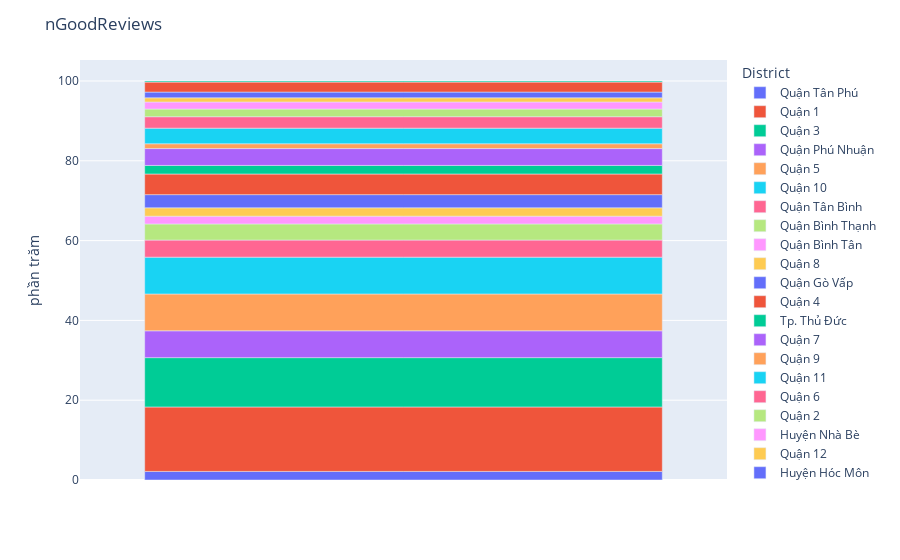
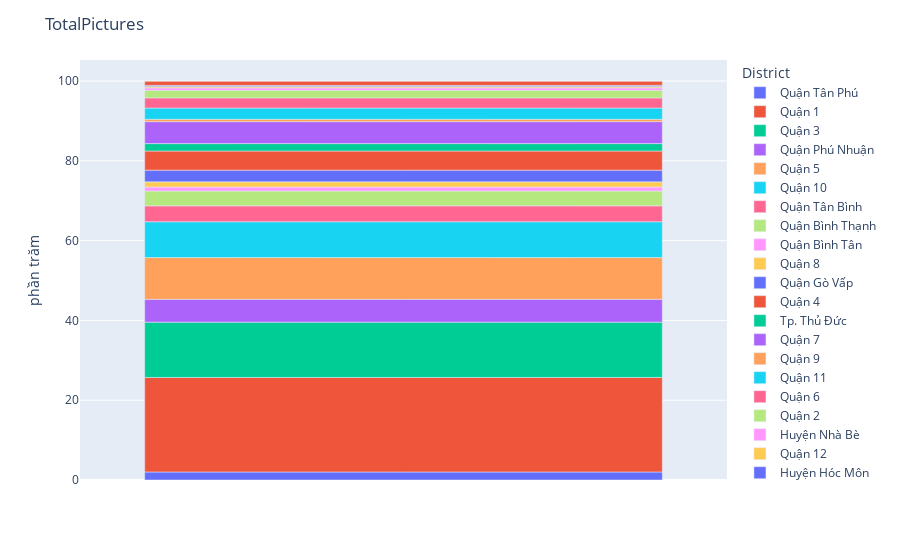
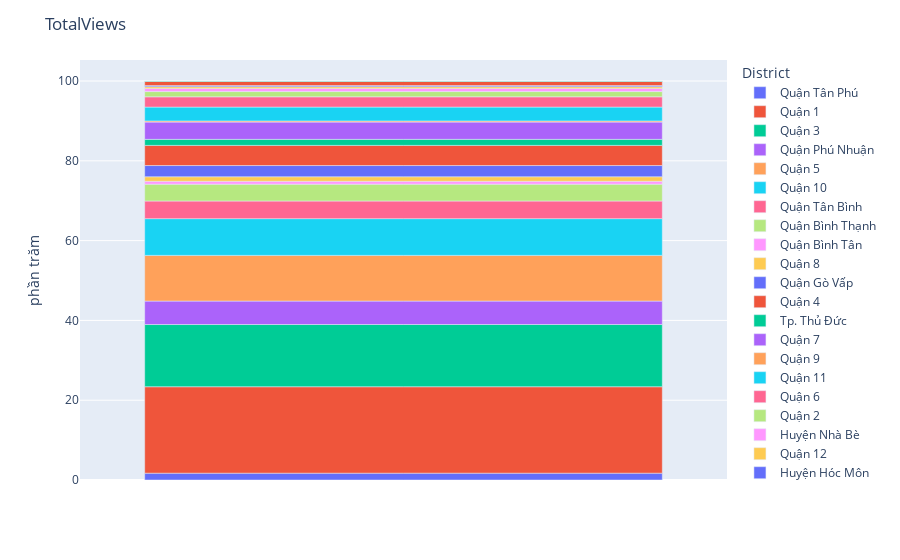
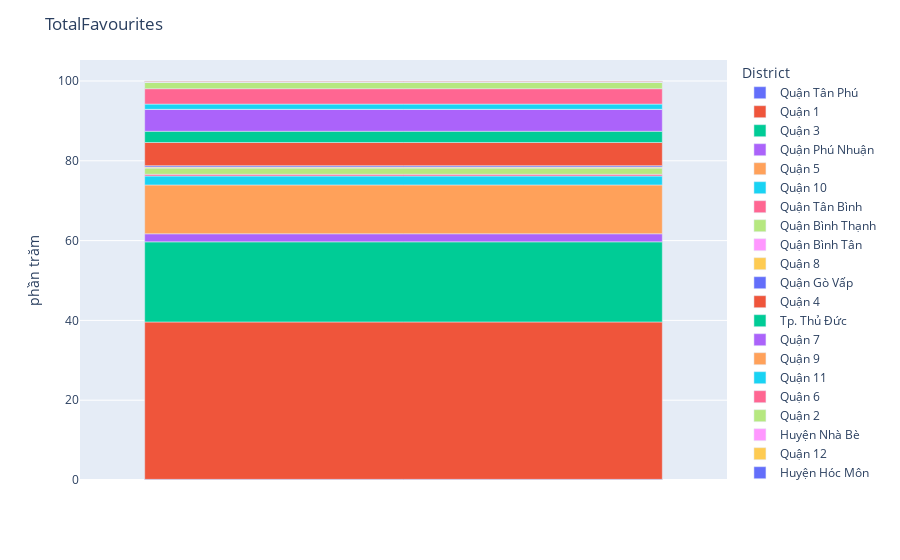

Notebook source saved alongside these figures, in order:
### Code cell
district_visualization(test)

### Figure 1 — Plotly figure (JSON) as saved in the notebook; plotly's stock layout.template omitted (floating-point values rounded to 4 significant figures)
{"data": [{"alignmentgroup": "True", "hovertemplate": "District=Quận Tân Phú<br>=%{x}<br>phần trăm=%{y}<extra></extra>", "legendgroup": "Quận Tân Phú", "marker": {"color": "#636efa", "pattern": {"shape": ""}}, "name": "Quận Tân Phú", "offsetgroup": "Quận Tân Phú", "orientation": "v", "showlegend": true, "textposition": "auto", "type": "bar", "x": [""], "xaxis": "x", "y": [2.15], "yaxis": "y"}, {"alignmentgroup": "True", "hovertemplate": "District=Quận 1<br>=%{x}<br>phần trăm=%{y}<extra></extra>", "legendgroup": "Quận 1", "marker": {"color": "#EF553B", "pattern": {"shape": ""}}, "name": "Quận 1", "offsetgroup": "Quận 1", "orientation": "v", "showlegend": true, "textposition": "auto", "type": "bar", "x": [""], "xaxis": "x", "y": [16.15], "yaxis": "y"}, {"alignmentgroup": "True", "hovertemplate": "District=Quận 3<br>=%{x}<br>phần trăm=%{y}<extra></extra>", "legendgroup": "Quận 3", "marker": {"color": "#00cc96", "pattern": {"shape": ""}}, "name": "Quận 3", "offsetgroup": "Quận 3", "orientation": "v", "showlegend": true, "textposition": "auto", "type": "bar", "x": [""], "xaxis": "x", "y": [12.37], "yaxis": "y"}, {"alignmentgroup": "True", "hovertemplate": "District=Quận Phú Nhuận<br>=%{x}<br>phần trăm=%{y}<extra></extra>", "legendgroup": "Quận Phú Nhuận", "marker": {"color": "#ab63fa", "pattern": {"shape": ""}}, "name": "Quận Phú Nhuận", "offsetgroup": "Quận Phú Nhuận", "orientation": "v", "showlegend": true, "textposition": "auto", "type": "bar", "x": [""], "xaxis": "x", "y": [6.72], "yaxis": "y"}, {"alignmentgroup": "True", "hovertemplate": "District=Quận 5<br>=%{x}<br>phần trăm=%{y}<extra></extra>", "legendgroup": "Quận 5", "marker": {"color": "#FFA15A", "pattern": {"shape": ""}}, "name": "Quận 5", "offsetgroup": "Quận 5", "orientation": "v", "showlegend": true, "textposition": "auto", "type": "bar", "x": [""], "xaxis": "x", "y": [9.23], "yaxis": "y"}, {"alignmentgroup": "True", "hovertemplate": "District=Quận 10<br>=%{x}<br>phần trăm=%{y}<extra></extra>", "legendgroup": "Quận 10", "marker": {"color": "#19d3f3", "pattern": {"shape": ""}}, "name": "Quận 10", "offsetgroup": "Quận 10", "orientation": "v", "showlegend": true, "textposition": "auto", "type": "bar", "x": [""], "xaxis": "x", "y": [9.23], "yaxis": "y"}, {"alignmentgroup": "True", "hovertemplate": "District=Quận Tân Bình<br>=%{x}<br>phần trăm=%{y}<extra></extra>", "legendgroup": "Quận Tân Bình", "marker": {"color": "#FF6692", "pattern": {"shape": ""}}, "name": "Quận Tân Bình", "offsetgroup": "Quận Tân Bình", "orientation": "v", "showlegend": true, "textposition": "auto", "type": "bar", "x": [""], "xaxis": "x", "y": [4.28], "yaxis": "y"}, {"alignmentgroup": "True", "hovertemplate": "District=Quận Bình Thạnh<br>=%{x}<br>phần trăm=%{y}<extra></extra>", "legendgroup": "Quận Bình Thạnh", "marker": {"color": "#B6E880", "pattern": {"shape": ""}}, "name": "Quận Bình Thạnh", "offsetgroup": "Quận Bình Thạnh", "orientation": "v", "showlegend": true, "textposition": "auto", "type": "bar", "x": [""], "xaxis": "x", "y": [4.04], "yaxis": "y"}, {"alignmentgroup": "True", "hovertemplate": "District=Quận Bình Tân<br>=%{x}<br>phần trăm=%{y}<extra></extra>", "legendgroup": "Quận Bình Tân", "marker": {"color": "#FF97FF", "pattern": {"shape": ""}}, "name": "Quận Bình Tân", "offsetgroup": "Quận Bình Tân", "orientation": "v", "showlegend": true, "textposition": "auto", "type": "bar", "x": [""], "xaxis": "x", "y": [1.95], "yaxis": "y"}, {"alignmentgroup": "True", "hovertemplate": "District=Quận 8<br>=%{x}<br>phần trăm=%{y}<extra></extra>", "legendgroup": "Quận 8", "marker": {"color": "#FECB52", "pattern": {"shape": ""}}, "name": "Quận 8", "offsetgroup": "Quận 8", "orientation": "v", "showlegend": true, "textposition": "auto", "type": "bar", "x": [""], "xaxis": "x", "y": [2.1], "yaxis": "y"}, {"alignmentgroup": "True", "hovertemplate": "District=Quận Gò Vấp<br>=%{x}<br>phần trăm=%{y}<extra></extra>", "legendgroup": "Quận Gò Vấp", "marker": {"color": "#636efa", "pattern": {"shape": ""}}, "name": "Quận Gò Vấp", "offsetgroup": "Quận Gò Vấp", "orientation": "v", "showlegend": true, "textposition": "auto", "type": "bar", "x": [""], "xaxis": "x", "y": [3.3], "yaxis": "y"}, {"alignmentgroup": "True", "hovertemplate": "District=Quận 4<br>=%{x}<br>phần trăm=%{y}<extra></extra>", "legendgroup": "Quận 4", "marker": {"color": "#EF553B", "pattern": {"shape": ""}}, "name": "Quận 4", "offsetgroup": "Quận 4", "orientation": "v", "showlegend": true, "textposition": "auto", "type": "bar", "x": [""], "xaxis": "x", "y": [5.17], "yaxis": "y"}, {"alignmentgroup": "True", "hovertemplate": "District=Tp. Thủ Đức<br>=%{x}<br>phần trăm=%{y}<extra></extra>", "legendgroup": "Tp. Thủ Đức", "marker": {"color": "#00cc96", "pattern": {"shape": ""}}, "name": "Tp. Thủ Đức", "offsetgroup": "Tp. Thủ Đức", "orientation": "v", "showlegend": true, "textposition": "auto", "type": "bar", "x": [""], "xaxis": "x", "y": [2.15], "yaxis": "y"}, {"alignmentgroup": "True", "hovertemplate": "District=Quận 7<br>=%{x}<br>phần trăm=%{y}<extra></extra>", "legendgroup": "Quận 7", "marker": {"color": "#ab63fa", "pattern": {"shape": ""}}, "name": "Quận 7", "offsetgroup": "Quận 7", "orientation": "v", "showlegend": true, "textposition": "auto", "type": "bar", "x": [""], "xaxis": "x", "y": [4.22], "yaxis": "y"}, {"alignmentgroup": "True", "hovertemplate": "District=Quận 9<br>=%{x}<br>phần trăm=%{y}<extra></extra>", "legendgroup": "Quận 9", "marker": {"color": "#FFA15A", "pattern": {"shape": ""}}, "name": "Quận 9", "offsetgroup": "Quận 9", "orientation": "v", "showlegend": true, "textposition": "auto", "type": "bar", "x": [""], "xaxis": "x", "y": [1.21], "yaxis": "y"}, {"alignmentgroup": "True", "hovertemplate": "District=Quận 11<br>=%{x}<br>phần trăm=%{y}<extra></extra>", "legendgroup": "Quận 11", "marker": {"color": "#19d3f3", "pattern": {"shape": ""}}, "name": "Quận 11", "offsetgroup": "Quận 11", "orientation": "v", "showlegend": true, "textposition": "auto", "type": "bar", "x": [""], "xaxis": "x", "y": [3.91], "yaxis": "y"}, {"alignmentgroup": "True", "hovertemplate": "District=Quận 6<br>=%{x}<br>phần trăm=%{y}<extra></extra>", "legendgroup": "Quận 6", "marker": {"color": "#FF6692", "pattern": {"shape": ""}}, "name": "Quận 6", "offsetgroup": "Quận 6", "orientation": "v", "showlegend": true, "textposition": "auto", "type": "bar", "x": [""], "xaxis": "x", "y": [2.87], "yaxis": "y"}, {"alignmentgroup": "True", "hovertemplate": "District=Quận 2<br>=%{x}<br>phần trăm=%{y}<extra></extra>", "legendgroup": "Quận 2", "marker": {"color": "#B6E880", "pattern": {"shape": ""}}, "name": "Quận 2", "offsetgroup": "Quận 2", "orientation": "v", "showlegend": true, "textposition": "auto", "type": "bar", "x": [""], "xaxis": "x", "y": [1.92], "yaxis": "y"}, {"alignmentgroup": "True", "hovertemplate": "District=Huyện Nhà Bè<br>=%{x}<br>phần trăm=%{y}<extra></extra>", "legendgroup": "Huyện Nhà Bè", "marker": {"color": "#FF97FF", "pattern": {"shape": ""}}, "name": "Huyện Nhà Bè", "offsetgroup": "Huyện Nhà Bè", "orientation": "v", "showlegend": true, "textposition": "auto", "type": "bar", "x": [""], "xaxis": "x", "y": [1.77], "yaxis": "y"}, {"alignmentgroup": "True", "hovertemplate": "District=Quận 12<br>=%{x}<br>phần trăm=%{y}<extra></extra>", "legendgroup": "Quận 12", "marker": {"color": "#FECB52", "pattern": {"shape": ""}}, "name": "Quận 12", "offsetgroup": "Quận 12", "orientation": "v", "showlegend": true, "textposition": "auto", "type": "bar", "x": [""], "xaxis": "x", "y": [1.05], "yaxis": "y"}, {"alignmentgroup": "True", "hovertemplate": "District=Huyện Hóc Môn<br>=%{x}<br>phần trăm=%{y}<extra></extra>", "legendgroup": "Huyện Hóc Môn", "marker": {"color": "#636efa", "pattern": {"shape": ""}}, "name": "Huyện Hóc Môn", "offsetgroup": "Huyện Hóc Môn", "orientation": "v", "showlegend": true, "textposition": "auto", "type": "bar", "x": [""], "xaxis": "x", "y": [1.43], "yaxis": "y"}, {"alignmentgroup": "True", "hovertemplate": "District=Huyện Bình Chánh<br>=%{x}<br>phần trăm=%{y}<extra></extra>", "legendgroup": "Huyện Bình Chánh", "marker": {"color": "#EF553B", "pattern": {"shape": ""}}, "name": "Huyện Bình Chánh", "offsetgroup": "Huyện Bình Chánh", "orientation": "v", "showlegend": true, "textposition": "auto", "type": "bar", "x": [""], "xaxis": "x", "y": [2.5], "yaxis": "y"}, {"alignmentgroup": "True", "hovertemplate": "District=Huyện Củ Chi<br>=%{x}<br>phần trăm=%{y}<extra></extra>", "legendgroup": "Huyện Củ Chi", "marker": {"color": "#00cc96", "pattern": {"shape": ""}}, "name": "Huyện Củ Chi", "offsetgroup": "Huyện Củ Chi", "orientation": "v", "showlegend": true, "textposition": "auto", "type": "bar", "x": [""], "xaxis": "x", "y": [0.28], "yaxis": "y"}], "layout": {"barmode": "relative", "legend": {"title": {"text": "District"}, "tracegroupgap": 0}, "margin": {"t": 60}, "title": {"text": "nGoodReviews"}, "xaxis": {"anchor": "y", "domain": [0, 1], "title": {"text": ""}}, "yaxis": {"anchor": "x", "domain": [0, 1], "title": {"text": "phần trăm"}}}}

### Figure 2 — Plotly figure (JSON) as saved in the notebook; plotly's stock layout.template omitted (floating-point values rounded to 4 significant figures)
{"data": [{"alignmentgroup": "True", "hovertemplate": "District=Quận Tân Phú<br>=%{x}<br>phần trăm=%{y}<extra></extra>", "legendgroup": "Quận Tân Phú", "marker": {"color": "#636efa", "pattern": {"shape": ""}}, "name": "Quận Tân Phú", "offsetgroup": "Quận Tân Phú", "orientation": "v", "showlegend": true, "textposition": "auto", "type": "bar", "x": [""], "xaxis": "x", "y": [2.01], "yaxis": "y"}, {"alignmentgroup": "True", "hovertemplate": "District=Quận 1<br>=%{x}<br>phần trăm=%{y}<extra></extra>", "legendgroup": "Quận 1", "marker": {"color": "#EF553B", "pattern": {"shape": ""}}, "name": "Quận 1", "offsetgroup": "Quận 1", "orientation": "v", "showlegend": true, "textposition": "auto", "type": "bar", "x": [""], "xaxis": "x", "y": [23.68], "yaxis": "y"}, {"alignmentgroup": "True", "hovertemplate": "District=Quận 3<br>=%{x}<br>phần trăm=%{y}<extra></extra>", "legendgroup": "Quận 3", "marker": {"color": "#00cc96", "pattern": {"shape": ""}}, "name": "Quận 3", "offsetgroup": "Quận 3", "orientation": "v", "showlegend": true, "textposition": "auto", "type": "bar", "x": [""], "xaxis": "x", "y": [13.88], "yaxis": "y"}, {"alignmentgroup": "True", "hovertemplate": "District=Quận Phú Nhuận<br>=%{x}<br>phần trăm=%{y}<extra></extra>", "legendgroup": "Quận Phú Nhuận", "marker": {"color": "#ab63fa", "pattern": {"shape": ""}}, "name": "Quận Phú Nhuận", "offsetgroup": "Quận Phú Nhuận", "orientation": "v", "showlegend": true, "textposition": "auto", "type": "bar", "x": [""], "xaxis": "x", "y": [5.72], "yaxis": "y"}, {"alignmentgroup": "True", "hovertemplate": "District=Quận 5<br>=%{x}<br>phần trăm=%{y}<extra></extra>", "legendgroup": "Quận 5", "marker": {"color": "#FFA15A", "pattern": {"shape": ""}}, "name": "Quận 5", "offsetgroup": "Quận 5", "orientation": "v", "showlegend": true, "textposition": "auto", "type": "bar", "x": [""], "xaxis": "x", "y": [10.46], "yaxis": "y"}, {"alignmentgroup": "True", "hovertemplate": "District=Quận 10<br>=%{x}<br>phần trăm=%{y}<extra></extra>", "legendgroup": "Quận 10", "marker": {"color": "#19d3f3", "pattern": {"shape": ""}}, "name": "Quận 10", "offsetgroup": "Quận 10", "orientation": "v", "showlegend": true, "textposition": "auto", "type": "bar", "x": [""], "xaxis": "x", "y": [8.98], "yaxis": "y"}, {"alignmentgroup": "True", "hovertemplate": "District=Quận Tân Bình<br>=%{x}<br>phần trăm=%{y}<extra></extra>", "legendgroup": "Quận Tân Bình", "marker": {"color": "#FF6692", "pattern": {"shape": ""}}, "name": "Quận Tân Bình", "offsetgroup": "Quận Tân Bình", "orientation": "v", "showlegend": true, "textposition": "auto", "type": "bar", "x": [""], "xaxis": "x", "y": [3.98], "yaxis": "y"}, {"alignmentgroup": "True", "hovertemplate": "District=Quận Bình Thạnh<br>=%{x}<br>phần trăm=%{y}<extra></extra>", "legendgroup": "Quận Bình Thạnh", "marker": {"color": "#B6E880", "pattern": {"shape": ""}}, "name": "Quận Bình Thạnh", "offsetgroup": "Quận Bình Thạnh", "orientation": "v", "showlegend": true, "textposition": "auto", "type": "bar", "x": [""], "xaxis": "x", "y": [3.73], "yaxis": "y"}, {"alignmentgroup": "True", "hovertemplate": "District=Quận Bình Tân<br>=%{x}<br>phần trăm=%{y}<extra></extra>", "legendgroup": "Quận Bình Tân", "marker": {"color": "#FF97FF", "pattern": {"shape": ""}}, "name": "Quận Bình Tân", "offsetgroup": "Quận Bình Tân", "orientation": "v", "showlegend": true, "textposition": "auto", "type": "bar", "x": [""], "xaxis": "x", "y": [0.99], "yaxis": "y"}, {"alignmentgroup": "True", "hovertemplate": "District=Quận 8<br>=%{x}<br>phần trăm=%{y}<extra></extra>", "legendgroup": "Quận 8", "marker": {"color": "#FECB52", "pattern": {"shape": ""}}, "name": "Quận 8", "offsetgroup": "Quận 8", "orientation": "v", "showlegend": true, "textposition": "auto", "type": "bar", "x": [""], "xaxis": "x", "y": [1.3], "yaxis": "y"}, {"alignmentgroup": "True", "hovertemplate": "District=Quận Gò Vấp<br>=%{x}<br>phần trăm=%{y}<extra></extra>", "legendgroup": "Quận Gò Vấp", "marker": {"color": "#636efa", "pattern": {"shape": ""}}, "name": "Quận Gò Vấp", "offsetgroup": "Quận Gò Vấp", "orientation": "v", "showlegend": true, "textposition": "auto", "type": "bar", "x": [""], "xaxis": "x", "y": [2.93], "yaxis": "y"}, {"alignmentgroup": "True", "hovertemplate": "District=Quận 4<br>=%{x}<br>phần trăm=%{y}<extra></extra>", "legendgroup": "Quận 4", "marker": {"color": "#EF553B", "pattern": {"shape": ""}}, "name": "Quận 4", "offsetgroup": "Quận 4", "orientation": "v", "showlegend": true, "textposition": "auto", "type": "bar", "x": [""], "xaxis": "x", "y": [4.8], "yaxis": "y"}, {"alignmentgroup": "True", "hovertemplate": "District=Tp. Thủ Đức<br>=%{x}<br>phần trăm=%{y}<extra></extra>", "legendgroup": "Tp. Thủ Đức", "marker": {"color": "#00cc96", "pattern": {"shape": ""}}, "name": "Tp. Thủ Đức", "offsetgroup": "Tp. Thủ Đức", "orientation": "v", "showlegend": true, "textposition": "auto", "type": "bar", "x": [""], "xaxis": "x", "y": [1.86], "yaxis": "y"}, {"alignmentgroup": "True", "hovertemplate": "District=Quận 7<br>=%{x}<br>phần trăm=%{y}<extra></extra>", "legendgroup": "Quận 7", "marker": {"color": "#ab63fa", "pattern": {"shape": ""}}, "name": "Quận 7", "offsetgroup": "Quận 7", "orientation": "v", "showlegend": true, "textposition": "auto", "type": "bar", "x": [""], "xaxis": "x", "y": [5.5], "yaxis": "y"}, {"alignmentgroup": "True", "hovertemplate": "District=Quận 9<br>=%{x}<br>phần trăm=%{y}<extra></extra>", "legendgroup": "Quận 9", "marker": {"color": "#FFA15A", "pattern": {"shape": ""}}, "name": "Quận 9", "offsetgroup": "Quận 9", "orientation": "v", "showlegend": true, "textposition": "auto", "type": "bar", "x": [""], "xaxis": "x", "y": [0.59], "yaxis": "y"}, {"alignmentgroup": "True", "hovertemplate": "District=Quận 11<br>=%{x}<br>phần trăm=%{y}<extra></extra>", "legendgroup": "Quận 11", "marker": {"color": "#19d3f3", "pattern": {"shape": ""}}, "name": "Quận 11", "offsetgroup": "Quận 11", "orientation": "v", "showlegend": true, "textposition": "auto", "type": "bar", "x": [""], "xaxis": "x", "y": [2.82], "yaxis": "y"}, {"alignmentgroup": "True", "hovertemplate": "District=Quận 6<br>=%{x}<br>phần trăm=%{y}<extra></extra>", "legendgroup": "Quận 6", "marker": {"color": "#FF6692", "pattern": {"shape": ""}}, "name": "Quận 6", "offsetgroup": "Quận 6", "orientation": "v", "showlegend": true, "textposition": "auto", "type": "bar", "x": [""], "xaxis": "x", "y": [2.54], "yaxis": "y"}, {"alignmentgroup": "True", "hovertemplate": "District=Quận 2<br>=%{x}<br>phần trăm=%{y}<extra></extra>", "legendgroup": "Quận 2", "marker": {"color": "#B6E880", "pattern": {"shape": ""}}, "name": "Quận 2", "offsetgroup": "Quận 2", "orientation": "v", "showlegend": true, "textposition": "auto", "type": "bar", "x": [""], "xaxis": "x", "y": [1.92], "yaxis": "y"}, {"alignmentgroup": "True", "hovertemplate": "District=Huyện Nhà Bè<br>=%{x}<br>phần trăm=%{y}<extra></extra>", "legendgroup": "Huyện Nhà Bè", "marker": {"color": "#FF97FF", "pattern": {"shape": ""}}, "name": "Huyện Nhà Bè", "offsetgroup": "Huyện Nhà Bè", "orientation": "v", "showlegend": true, "textposition": "auto", "type": "bar", "x": [""], "xaxis": "x", "y": [0.6], "yaxis": "y"}, {"alignmentgroup": "True", "hovertemplate": "District=Quận 12<br>=%{x}<br>phần trăm=%{y}<extra></extra>", "legendgroup": "Quận 12", "marker": {"color": "#FECB52", "pattern": {"shape": ""}}, "name": "Quận 12", "offsetgroup": "Quận 12", "orientation": "v", "showlegend": true, "textposition": "auto", "type": "bar", "x": [""], "xaxis": "x", "y": [0.32], "yaxis": "y"}, {"alignmentgroup": "True", "hovertemplate": "District=Huyện Hóc Môn<br>=%{x}<br>phần trăm=%{y}<extra></extra>", "legendgroup": "Huyện Hóc Môn", "marker": {"color": "#636efa", "pattern": {"shape": ""}}, "name": "Huyện Hóc Môn", "offsetgroup": "Huyện Hóc Môn", "orientation": "v", "showlegend": true, "textposition": "auto", "type": "bar", "x": [""], "xaxis": "x", "y": [0.31], "yaxis": "y"}, {"alignmentgroup": "True", "hovertemplate": "District=Huyện Bình Chánh<br>=%{x}<br>phần trăm=%{y}<extra></extra>", "legendgroup": "Huyện Bình Chánh", "marker": {"color": "#EF553B", "pattern": {"shape": ""}}, "name": "Huyện Bình Chánh", "offsetgroup": "Huyện Bình Chánh", "orientation": "v", "showlegend": true, "textposition": "auto", "type": "bar", "x": [""], "xaxis": "x", "y": [1.07], "yaxis": "y"}, {"alignmentgroup": "True", "hovertemplate": "District=Huyện Củ Chi<br>=%{x}<br>phần trăm=%{y}<extra></extra>", "legendgroup": "Huyện Củ Chi", "marker": {"color": "#00cc96", "pattern": {"shape": ""}}, "name": "Huyện Củ Chi", "offsetgroup": "Huyện Củ Chi", "orientation": "v", "showlegend": true, "textposition": "auto", "type": "bar", "x": [""], "xaxis": "x", "y": [0.02], "yaxis": "y"}], "layout": {"barmode": "relative", "legend": {"title": {"text": "District"}, "tracegroupgap": 0}, "margin": {"t": 60}, "title": {"text": "TotalPictures"}, "xaxis": {"anchor": "y", "domain": [0, 1], "title": {"text": ""}}, "yaxis": {"anchor": "x", "domain": [0, 1], "title": {"text": "phần trăm"}}}}

### Figure 3 — Plotly figure (JSON) as saved in the notebook; plotly's stock layout.template omitted (floating-point values rounded to 4 significant figures)
{"data": [{"alignmentgroup": "True", "hovertemplate": "District=Quận Tân Phú<br>=%{x}<br>phần trăm=%{y}<extra></extra>", "legendgroup": "Quận Tân Phú", "marker": {"color": "#636efa", "pattern": {"shape": ""}}, "name": "Quận Tân Phú", "offsetgroup": "Quận Tân Phú", "orientation": "v", "showlegend": true, "textposition": "auto", "type": "bar", "x": [""], "xaxis": "x", "y": [1.71], "yaxis": "y"}, {"alignmentgroup": "True", "hovertemplate": "District=Quận 1<br>=%{x}<br>phần trăm=%{y}<extra></extra>", "legendgroup": "Quận 1", "marker": {"color": "#EF553B", "pattern": {"shape": ""}}, "name": "Quận 1", "offsetgroup": "Quận 1", "orientation": "v", "showlegend": true, "textposition": "auto", "type": "bar", "x": [""], "xaxis": "x", "y": [21.67], "yaxis": "y"}, {"alignmentgroup": "True", "hovertemplate": "District=Quận 3<br>=%{x}<br>phần trăm=%{y}<extra></extra>", "legendgroup": "Quận 3", "marker": {"color": "#00cc96", "pattern": {"shape": ""}}, "name": "Quận 3", "offsetgroup": "Quận 3", "orientation": "v", "showlegend": true, "textposition": "auto", "type": "bar", "x": [""], "xaxis": "x", "y": [15.59], "yaxis": "y"}, {"alignmentgroup": "True", "hovertemplate": "District=Quận Phú Nhuận<br>=%{x}<br>phần trăm=%{y}<extra></extra>", "legendgroup": "Quận Phú Nhuận", "marker": {"color": "#ab63fa", "pattern": {"shape": ""}}, "name": "Quận Phú Nhuận", "offsetgroup": "Quận Phú Nhuận", "orientation": "v", "showlegend": true, "textposition": "auto", "type": "bar", "x": [""], "xaxis": "x", "y": [5.88], "yaxis": "y"}, {"alignmentgroup": "True", "hovertemplate": "District=Quận 5<br>=%{x}<br>phần trăm=%{y}<extra></extra>", "legendgroup": "Quận 5", "marker": {"color": "#FFA15A", "pattern": {"shape": ""}}, "name": "Quận 5", "offsetgroup": "Quận 5", "orientation": "v", "showlegend": true, "textposition": "auto", "type": "bar", "x": [""], "xaxis": "x", "y": [11.45], "yaxis": "y"}, {"alignmentgroup": "True", "hovertemplate": "District=Quận 10<br>=%{x}<br>phần trăm=%{y}<extra></extra>", "legendgroup": "Quận 10", "marker": {"color": "#19d3f3", "pattern": {"shape": ""}}, "name": "Quận 10", "offsetgroup": "Quận 10", "orientation": "v", "showlegend": true, "textposition": "auto", "type": "bar", "x": [""], "xaxis": "x", "y": [9.21], "yaxis": "y"}, {"alignmentgroup": "True", "hovertemplate": "District=Quận Tân Bình<br>=%{x}<br>phần trăm=%{y}<extra></extra>", "legendgroup": "Quận Tân Bình", "marker": {"color": "#FF6692", "pattern": {"shape": ""}}, "name": "Quận Tân Bình", "offsetgroup": "Quận Tân Bình", "orientation": "v", "showlegend": true, "textposition": "auto", "type": "bar", "x": [""], "xaxis": "x", "y": [4.42], "yaxis": "y"}, {"alignmentgroup": "True", "hovertemplate": "District=Quận Bình Thạnh<br>=%{x}<br>phần trăm=%{y}<extra></extra>", "legendgroup": "Quận Bình Thạnh", "marker": {"color": "#B6E880", "pattern": {"shape": ""}}, "name": "Quận Bình Thạnh", "offsetgroup": "Quận Bình Thạnh", "orientation": "v", "showlegend": true, "textposition": "auto", "type": "bar", "x": [""], "xaxis": "x", "y": [4.22], "yaxis": "y"}, {"alignmentgroup": "True", "hovertemplate": "District=Quận Bình Tân<br>=%{x}<br>phần trăm=%{y}<extra></extra>", "legendgroup": "Quận Bình Tân", "marker": {"color": "#FF97FF", "pattern": {"shape": ""}}, "name": "Quận Bình Tân", "offsetgroup": "Quận Bình Tân", "orientation": "v", "showlegend": true, "textposition": "auto", "type": "bar", "x": [""], "xaxis": "x", "y": [0.73], "yaxis": "y"}, {"alignmentgroup": "True", "hovertemplate": "District=Quận 8<br>=%{x}<br>phần trăm=%{y}<extra></extra>", "legendgroup": "Quận 8", "marker": {"color": "#FECB52", "pattern": {"shape": ""}}, "name": "Quận 8", "offsetgroup": "Quận 8", "orientation": "v", "showlegend": true, "textposition": "auto", "type": "bar", "x": [""], "xaxis": "x", "y": [1.13], "yaxis": "y"}, {"alignmentgroup": "True", "hovertemplate": "District=Quận Gò Vấp<br>=%{x}<br>phần trăm=%{y}<extra></extra>", "legendgroup": "Quận Gò Vấp", "marker": {"color": "#636efa", "pattern": {"shape": ""}}, "name": "Quận Gò Vấp", "offsetgroup": "Quận Gò Vấp", "orientation": "v", "showlegend": true, "textposition": "auto", "type": "bar", "x": [""], "xaxis": "x", "y": [2.81], "yaxis": "y"}, {"alignmentgroup": "True", "hovertemplate": "District=Quận 4<br>=%{x}<br>phần trăm=%{y}<extra></extra>", "legendgroup": "Quận 4", "marker": {"color": "#EF553B", "pattern": {"shape": ""}}, "name": "Quận 4", "offsetgroup": "Quận 4", "orientation": "v", "showlegend": true, "textposition": "auto", "type": "bar", "x": [""], "xaxis": "x", "y": [5.05], "yaxis": "y"}, {"alignmentgroup": "True", "hovertemplate": "District=Tp. Thủ Đức<br>=%{x}<br>phần trăm=%{y}<extra></extra>", "legendgroup": "Tp. Thủ Đức", "marker": {"color": "#00cc96", "pattern": {"shape": ""}}, "name": "Tp. Thủ Đức", "offsetgroup": "Tp. Thủ Đức", "orientation": "v", "showlegend": true, "textposition": "auto", "type": "bar", "x": [""], "xaxis": "x", "y": [1.51], "yaxis": "y"}, {"alignmentgroup": "True", "hovertemplate": "District=Quận 7<br>=%{x}<br>phần trăm=%{y}<extra></extra>", "legendgroup": "Quận 7", "marker": {"color": "#ab63fa", "pattern": {"shape": ""}}, "name": "Quận 7", "offsetgroup": "Quận 7", "orientation": "v", "showlegend": true, "textposition": "auto", "type": "bar", "x": [""], "xaxis": "x", "y": [4.33], "yaxis": "y"}, {"alignmentgroup": "True", "hovertemplate": "District=Quận 9<br>=%{x}<br>phần trăm=%{y}<extra></extra>", "legendgroup": "Quận 9", "marker": {"color": "#FFA15A", "pattern": {"shape": ""}}, "name": "Quận 9", "offsetgroup": "Quận 9", "orientation": "v", "showlegend": true, "textposition": "auto", "type": "bar", "x": [""], "xaxis": "x", "y": [0.29], "yaxis": "y"}, {"alignmentgroup": "True", "hovertemplate": "District=Quận 11<br>=%{x}<br>phần trăm=%{y}<extra></extra>", "legendgroup": "Quận 11", "marker": {"color": "#19d3f3", "pattern": {"shape": ""}}, "name": "Quận 11", "offsetgroup": "Quận 11", "orientation": "v", "showlegend": true, "textposition": "auto", "type": "bar", "x": [""], "xaxis": "x", "y": [3.47], "yaxis": "y"}, {"alignmentgroup": "True", "hovertemplate": "District=Quận 6<br>=%{x}<br>phần trăm=%{y}<extra></extra>", "legendgroup": "Quận 6", "marker": {"color": "#FF6692", "pattern": {"shape": ""}}, "name": "Quận 6", "offsetgroup": "Quận 6", "orientation": "v", "showlegend": true, "textposition": "auto", "type": "bar", "x": [""], "xaxis": "x", "y": [2.58], "yaxis": "y"}, {"alignmentgroup": "True", "hovertemplate": "District=Quận 2<br>=%{x}<br>phần trăm=%{y}<extra></extra>", "legendgroup": "Quận 2", "marker": {"color": "#B6E880", "pattern": {"shape": ""}}, "name": "Quận 2", "offsetgroup": "Quận 2", "orientation": "v", "showlegend": true, "textposition": "auto", "type": "bar", "x": [""], "xaxis": "x", "y": [1.31], "yaxis": "y"}, {"alignmentgroup": "True", "hovertemplate": "District=Huyện Nhà Bè<br>=%{x}<br>phần trăm=%{y}<extra></extra>", "legendgroup": "Huyện Nhà Bè", "marker": {"color": "#FF97FF", "pattern": {"shape": ""}}, "name": "Huyện Nhà Bè", "offsetgroup": "Huyện Nhà Bè", "orientation": "v", "showlegend": true, "textposition": "auto", "type": "bar", "x": [""], "xaxis": "x", "y": [0.79], "yaxis": "y"}, {"alignmentgroup": "True", "hovertemplate": "District=Quận 12<br>=%{x}<br>phần trăm=%{y}<extra></extra>", "legendgroup": "Quận 12", "marker": {"color": "#FECB52", "pattern": {"shape": ""}}, "name": "Quận 12", "offsetgroup": "Quận 12", "orientation": "v", "showlegend": true, "textposition": "auto", "type": "bar", "x": [""], "xaxis": "x", "y": [0.43], "yaxis": "y"}, {"alignmentgroup": "True", "hovertemplate": "District=Huyện Hóc Môn<br>=%{x}<br>phần trăm=%{y}<extra></extra>", "legendgroup": "Huyện Hóc Môn", "marker": {"color": "#636efa", "pattern": {"shape": ""}}, "name": "Huyện Hóc Môn", "offsetgroup": "Huyện Hóc Môn", "orientation": "v", "showlegend": true, "textposition": "auto", "type": "bar", "x": [""], "xaxis": "x", "y": [0.28], "yaxis": "y"}, {"alignmentgroup": "True", "hovertemplate": "District=Huyện Bình Chánh<br>=%{x}<br>phần trăm=%{y}<extra></extra>", "legendgroup": "Huyện Bình Chánh", "marker": {"color": "#EF553B", "pattern": {"shape": ""}}, "name": "Huyện Bình Chánh", "offsetgroup": "Huyện Bình Chánh", "orientation": "v", "showlegend": true, "textposition": "auto", "type": "bar", "x": [""], "xaxis": "x", "y": [1.03], "yaxis": "y"}, {"alignmentgroup": "True", "hovertemplate": "District=Huyện Củ Chi<br>=%{x}<br>phần trăm=%{y}<extra></extra>", "legendgroup": "Huyện Củ Chi", "marker": {"color": "#00cc96", "pattern": {"shape": ""}}, "name": "Huyện Củ Chi", "offsetgroup": "Huyện Củ Chi", "orientation": "v", "showlegend": true, "textposition": "auto", "type": "bar", "x": [""], "xaxis": "x", "y": [0.12], "yaxis": "y"}], "layout": {"barmode": "relative", "legend": {"title": {"text": "District"}, "tracegroupgap": 0}, "margin": {"t": 60}, "title": {"text": "TotalViews"}, "xaxis": {"anchor": "y", "domain": [0, 1], "title": {"text": ""}}, "yaxis": {"anchor": "x", "domain": [0, 1], "title": {"text": "phần trăm"}}}}

### Figure 4 — Plotly figure (JSON) as saved in the notebook; plotly's stock layout.template omitted (floating-point values rounded to 4 significant figures)
{"data": [{"alignmentgroup": "True", "hovertemplate": "District=Quận Tân Phú<br>=%{x}<br>phần trăm=%{y}<extra></extra>", "legendgroup": "Quận Tân Phú", "marker": {"color": "#636efa", "pattern": {"shape": ""}}, "name": "Quận Tân Phú", "offsetgroup": "Quận Tân Phú", "orientation": "v", "showlegend": true, "textposition": "auto", "type": "bar", "x": [""], "xaxis": "x", "y": [0.16], "yaxis": "y"}, {"alignmentgroup": "True", "hovertemplate": "District=Quận 1<br>=%{x}<br>phần trăm=%{y}<extra></extra>", "legendgroup": "Quận 1", "marker": {"color": "#EF553B", "pattern": {"shape": ""}}, "name": "Quận 1", "offsetgroup": "Quận 1", "orientation": "v", "showlegend": true, "textposition": "auto", "type": "bar", "x": [""], "xaxis": "x", "y": [39.45], "yaxis": "y"}, {"alignmentgroup": "True", "hovertemplate": "District=Quận 3<br>=%{x}<br>phần trăm=%{y}<extra></extra>", "legendgroup": "Quận 3", "marker": {"color": "#00cc96", "pattern": {"shape": ""}}, "name": "Quận 3", "offsetgroup": "Quận 3", "orientation": "v", "showlegend": true, "textposition": "auto", "type": "bar", "x": [""], "xaxis": "x", "y": [20.08], "yaxis": "y"}, {"alignmentgroup": "True", "hovertemplate": "District=Quận Phú Nhuận<br>=%{x}<br>phần trăm=%{y}<extra></extra>", "legendgroup": "Quận Phú Nhuận", "marker": {"color": "#ab63fa", "pattern": {"shape": ""}}, "name": "Quận Phú Nhuận", "offsetgroup": "Quận Phú Nhuận", "orientation": "v", "showlegend": true, "textposition": "auto", "type": "bar", "x": [""], "xaxis": "x", "y": [2.02], "yaxis": "y"}, {"alignmentgroup": "True", "hovertemplate": "District=Quận 5<br>=%{x}<br>phần trăm=%{y}<extra></extra>", "legendgroup": "Quận 5", "marker": {"color": "#FFA15A", "pattern": {"shape": ""}}, "name": "Quận 5", "offsetgroup": "Quận 5", "orientation": "v", "showlegend": true, "textposition": "auto", "type": "bar", "x": [""], "xaxis": "x", "y": [12.24], "yaxis": "y"}, {"alignmentgroup": "True", "hovertemplate": "District=Quận 10<br>=%{x}<br>phần trăm=%{y}<extra></extra>", "legendgroup": "Quận 10", "marker": {"color": "#19d3f3", "pattern": {"shape": ""}}, "name": "Quận 10", "offsetgroup": "Quận 10", "orientation": "v", "showlegend": true, "textposition": "auto", "type": "bar", "x": [""], "xaxis": "x", "y": [2.24], "yaxis": "y"}, {"alignmentgroup": "True", "hovertemplate": "District=Quận Tân Bình<br>=%{x}<br>phần trăm=%{y}<extra></extra>", "legendgroup": "Quận Tân Bình", "marker": {"color": "#FF6692", "pattern": {"shape": ""}}, "name": "Quận Tân Bình", "offsetgroup": "Quận Tân Bình", "orientation": "v", "showlegend": true, "textposition": "auto", "type": "bar", "x": [""], "xaxis": "x", "y": [0.43], "yaxis": "y"}, {"alignmentgroup": "True", "hovertemplate": "District=Quận Bình Thạnh<br>=%{x}<br>phần trăm=%{y}<extra></extra>", "legendgroup": "Quận Bình Thạnh", "marker": {"color": "#B6E880", "pattern": {"shape": ""}}, "name": "Quận Bình Thạnh", "offsetgroup": "Quận Bình Thạnh", "orientation": "v", "showlegend": true, "textposition": "auto", "type": "bar", "x": [""], "xaxis": "x", "y": [1.57], "yaxis": "y"}, {"alignmentgroup": "True", "hovertemplate": "District=Quận Bình Tân<br>=%{x}<br>phần trăm=%{y}<extra></extra>", "legendgroup": "Quận Bình Tân", "marker": {"color": "#FF97FF", "pattern": {"shape": ""}}, "name": "Quận Bình Tân", "offsetgroup": "Quận Bình Tân", "orientation": "v", "showlegend": true, "textposition": "auto", "type": "bar", "x": [""], "xaxis": "x", "y": [0.08], "yaxis": "y"}, {"alignmentgroup": "True", "hovertemplate": "District=Quận 8<br>=%{x}<br>phần trăm=%{y}<extra></extra>", "legendgroup": "Quận 8", "marker": {"color": "#FECB52", "pattern": {"shape": ""}}, "name": "Quận 8", "offsetgroup": "Quận 8", "orientation": "v", "showlegend": true, "textposition": "auto", "type": "bar", "x": [""], "xaxis": "x", "y": [0.19], "yaxis": "y"}, {"alignmentgroup": "True", "hovertemplate": "District=Quận Gò Vấp<br>=%{x}<br>phần trăm=%{y}<extra></extra>", "legendgroup": "Quận Gò Vấp", "marker": {"color": "#636efa", "pattern": {"shape": ""}}, "name": "Quận Gò Vấp", "offsetgroup": "Quận Gò Vấp", "orientation": "v", "showlegend": true, "textposition": "auto", "type": "bar", "x": [""], "xaxis": "x", "y": [0.33], "yaxis": "y"}, {"alignmentgroup": "True", "hovertemplate": "District=Quận 4<br>=%{x}<br>phần trăm=%{y}<extra></extra>", "legendgroup": "Quận 4", "marker": {"color": "#EF553B", "pattern": {"shape": ""}}, "name": "Quận 4", "offsetgroup": "Quận 4", "orientation": "v", "showlegend": true, "textposition": "auto", "type": "bar", "x": [""], "xaxis": "x", "y": [5.8], "yaxis": "y"}, {"alignmentgroup": "True", "hovertemplate": "District=Tp. Thủ Đức<br>=%{x}<br>phần trăm=%{y}<extra></extra>", "legendgroup": "Tp. Thủ Đức", "marker": {"color": "#00cc96", "pattern": {"shape": ""}}, "name": "Tp. Thủ Đức", "offsetgroup": "Tp. Thủ Đức", "orientation": "v", "showlegend": true, "textposition": "auto", "type": "bar", "x": [""], "xaxis": "x", "y": [2.81], "yaxis": "y"}, {"alignmentgroup": "True", "hovertemplate": "District=Quận 7<br>=%{x}<br>phần trăm=%{y}<extra></extra>", "legendgroup": "Quận 7", "marker": {"color": "#ab63fa", "pattern": {"shape": ""}}, "name": "Quận 7", "offsetgroup": "Quận 7", "orientation": "v", "showlegend": true, "textposition": "auto", "type": "bar", "x": [""], "xaxis": "x", "y": [5.51], "yaxis": "y"}, {"alignmentgroup": "True", "hovertemplate": "District=Quận 9<br>=%{x}<br>phần trăm=%{y}<extra></extra>", "legendgroup": "Quận 9", "marker": {"color": "#FFA15A", "pattern": {"shape": ""}}, "name": "Quận 9", "offsetgroup": "Quận 9", "orientation": "v", "showlegend": true, "textposition": "auto", "type": "bar", "x": [""], "xaxis": "x", "y": [0], "yaxis": "y"}, {"alignmentgroup": "True", "hovertemplate": "District=Quận 11<br>=%{x}<br>phần trăm=%{y}<extra></extra>", "legendgroup": "Quận 11", "marker": {"color": "#19d3f3", "pattern": {"shape": ""}}, "name": "Quận 11", "offsetgroup": "Quận 11", "orientation": "v", "showlegend": true, "textposition": "auto", "type": "bar", "x": [""], "xaxis": "x", "y": [1.3], "yaxis": "y"}, {"alignmentgroup": "True", "hovertemplate": "District=Quận 6<br>=%{x}<br>phần trăm=%{y}<extra></extra>", "legendgroup": "Quận 6", "marker": {"color": "#FF6692", "pattern": {"shape": ""}}, "name": "Quận 6", "offsetgroup": "Quận 6", "orientation": "v", "showlegend": true, "textposition": "auto", "type": "bar", "x": [""], "xaxis": "x", "y": [3.86], "yaxis": "y"}, {"alignmentgroup": "True", "hovertemplate": "District=Quận 2<br>=%{x}<br>phần trăm=%{y}<extra></extra>", "legendgroup": "Quận 2", "marker": {"color": "#B6E880", "pattern": {"shape": ""}}, "name": "Quận 2", "offsetgroup": "Quận 2", "orientation": "v", "showlegend": true, "textposition": "auto", "type": "bar", "x": [""], "xaxis": "x", "y": [1.62], "yaxis": "y"}, {"alignmentgroup": "True", "hovertemplate": "District=Huyện Nhà Bè<br>=%{x}<br>phần trăm=%{y}<extra></extra>", "legendgroup": "Huyện Nhà Bè", "marker": {"color": "#FF97FF", "pattern": {"shape": ""}}, "name": "Huyện Nhà Bè", "offsetgroup": "Huyện Nhà Bè", "orientation": "v", "showlegend": true, "textposition": "auto", "type": "bar", "x": [""], "xaxis": "x", "y": [0.06], "yaxis": "y"}, {"alignmentgroup": "True", "hovertemplate": "District=Quận 12<br>=%{x}<br>phần trăm=%{y}<extra></extra>", "legendgroup": "Quận 12", "marker": {"color": "#FECB52", "pattern": {"shape": ""}}, "name": "Quận 12", "offsetgroup": "Quận 12", "orientation": "v", "showlegend": true, "textposition": "auto", "type": "bar", "x": [""], "xaxis": "x", "y": [0.01], "yaxis": "y"}, {"alignmentgroup": "True", "hovertemplate": "District=Huyện Hóc Môn<br>=%{x}<br>phần trăm=%{y}<extra></extra>", "legendgroup": "Huyện Hóc Môn", "marker": {"color": "#636efa", "pattern": {"shape": ""}}, "name": "Huyện Hóc Môn", "offsetgroup": "Huyện Hóc Môn", "orientation": "v", "showlegend": true, "textposition": "auto", "type": "bar", "x": [""], "xaxis": "x", "y": [0.03], "yaxis": "y"}, {"alignmentgroup": "True", "hovertemplate": "District=Huyện Bình Chánh<br>=%{x}<br>phần trăm=%{y}<extra></extra>", "legendgroup": "Huyện Bình Chánh", "marker": {"color": "#EF553B", "pattern": {"shape": ""}}, "name": "Huyện Bình Chánh", "offsetgroup": "Huyện Bình Chánh", "orientation": "v", "showlegend": true, "textposition": "auto", "type": "bar", "x": [""], "xaxis": "x", "y": [0.21], "yaxis": "y"}, {"alignmentgroup": "True", "hovertemplate": "District=Huyện Củ Chi<br>=%{x}<br>phần trăm=%{y}<extra></extra>", "legendgroup": "Huyện Củ Chi", "marker": {"color": "#00cc96", "pattern": {"shape": ""}}, "name": "Huyện Củ Chi", "offsetgroup": "Huyện Củ Chi", "orientation": "v", "showlegend": true, "textposition": "auto", "type": "bar", "x": [""], "xaxis": "x", "y": [0], "yaxis": "y"}], "layout": {"barmode": "relative", "legend": {"title": {"text": "District"}, "tracegroupgap": 0}, "margin": {"t": 60}, "title": {"text": "TotalFavourites"}, "xaxis": {"anchor": "y", "domain": [0, 1], "title": {"text": ""}}, "yaxis": {"anchor": "x", "domain": [0, 1], "title": {"text": "phần trăm"}}}}
